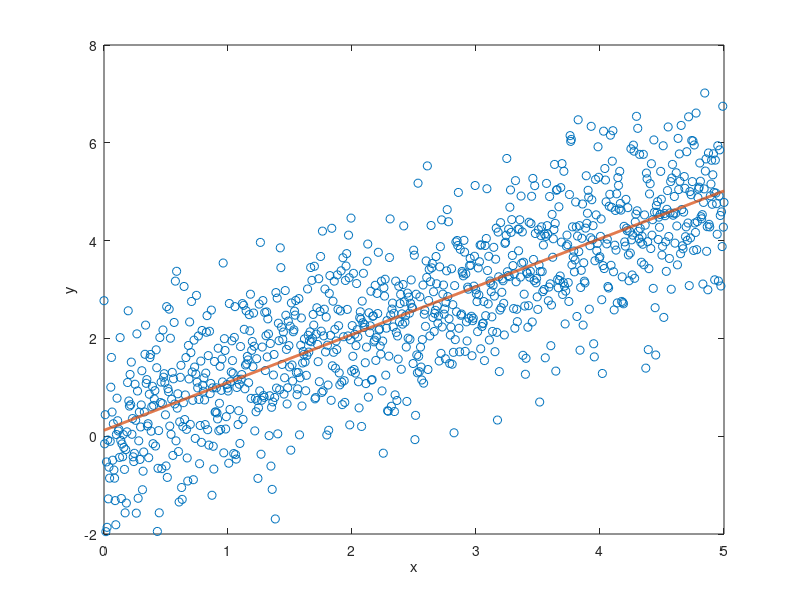
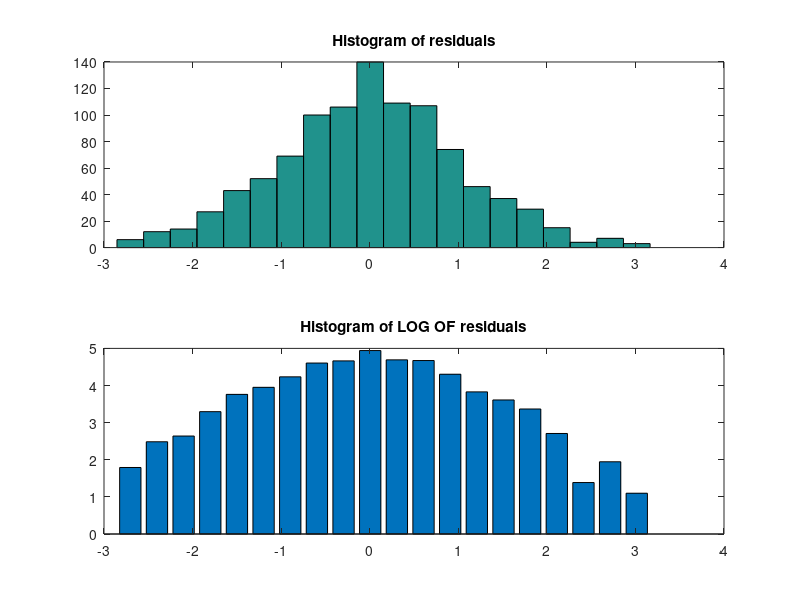

The MATLAB script that drew these images, in order:
function data_fit_demo_linear

%Note this whole .m file needs to be a "dummy" function file so that
% can use nested functions below
    

load sample_data_1.dat

%this data is Y=X+randn
xlist=sample_data_1(:,1); 
ylist=sample_data_1(:,2); 

%want to fit y as a function of x:  y_list_fit = m*xlist + b
%sse is summed square error
m_initial_guess=1;
b_initial_guess=1;
p0=[m_initial_guess,b_initial_guess];

p_fit=fminsearch( @(p) sse_linear_fit(xlist,ylist,p) , p0)

m_fit=p_fit(1);
b_fit=p_fit(2);

%plot the data, and our fit
figure
set(gca,'FontSize',20)
plot(xlist,ylist,'o'); hold on
plot(xlist,m_fit*xlist+b_fit,'LineWidth',2);
xlabel('x');ylabel('y')


residual_list= m_fit*xlist+b_fit - (ylist);
figure
set(gca,'FontSize',16)
subplot(211)
set(gca,'FontSize',16)
hist(residual_list,20);
title('Histogram of residuals')
subplot(212)
set(gca,'FontSize',16)
[N,H]=hist(residual_list,20);
bar(H,log(N)); hold on
title('Histogram of LOG OF residuals')



%%%%%%%%%%%%%%%%%%%%%
% define subfunctions

%---------------------------------
function f=sse_linear_fit(xlist,ylist,p)
%attempt to fit ylist to equation ylist=m*xlist+b
%compute summed square error

m=p(1) ; b=p(2) ;

ylist_fit=m*xlist+b;
f=sum( (ylist_fit-ylist).^2 );